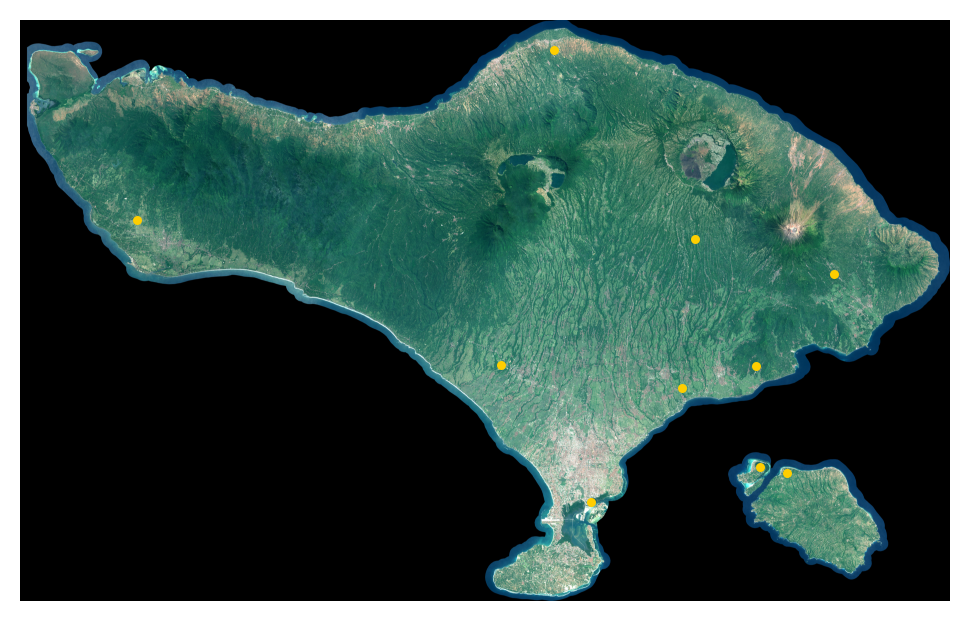
#> input picture assets/Known TPA Sites - Bali.png, 969 x 621 px, found by its file name; its folder holds only this picture in this run
$ jupyter execute --allow-errors change_detection_playground.ipynb
#> lines starting #> are read from the running program, lines starting #| are printed output that depends on the picture
[cell 1]
import os

from PIL import Image
import numpy as np
import matplotlib.pyplot as plt

beetle_img = []
img_dir = '/Users/ckruse/Downloads/assets'
for file in sorted(os.listdir(img_dir)):
    print(file)
    img = Image.open(os.path.join(img_dir, file)).convert('RGB')
    beetle_img.append(np.asarray(img))

[cell 2]
for image in beetle_img:
    plt.figure(dpi=150)
    plt.imshow(np.clip(image, 0, 255))
    plt.axis('off')
    plt.show()
#> this loop made 1 pass

[cell 3]
patch_before = beetle_img[0][500:600,1000:1100]
#> patch_before = empty array
#> (the rest of this cell did not finish here and is left out)

[cell 4]
# iterate through all the pixels in the second image.
# if the pixel is close to the same starting color and is close to the same ending color
# the pixel is now a 1. Otherwise, pixel is a zero

from tqdm import tqdm

start_img = np.copy(beetle_img[0][500:600,1000:1100])
#> start_img = empty array
#> (the rest of this cell did not finish here and is left out)

#> (a cell that did not finish here is left out)

#> (a cell that did not finish here is left out)

#> (a cell that did not finish here is left out)

[cell 8]
window_size = 10

masked = np.zeros_like(beetle_img[0])
#> masked: shape (621, 969, 3); every value is 0
#> (the rest of this cell did not finish here and is left out)

[cell 9]
window_size = 20
#> (the rest of this cell did not finish here and is left out)

[cell 10]
complete = np.copy(masked)
#> (the rest of this cell did not finish here and is left out)

[cell 11]
window_size = 3

#> (the rest of this cell did not finish here and is left out)

#> (a cell that did not finish here is left out)

[cell 13]
plt.imshow(beetle_img[0][:,:,2])
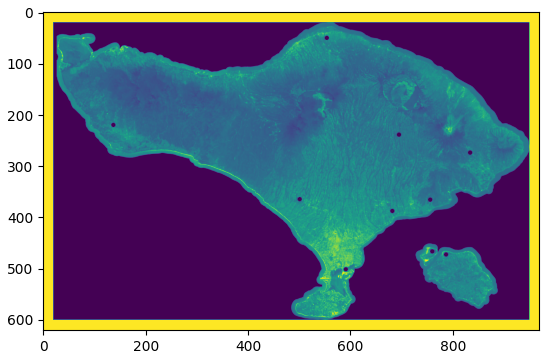
#> figure drawn by matplotlib, 1 panel


$ run again, on assets/bali_heatmap.jpg
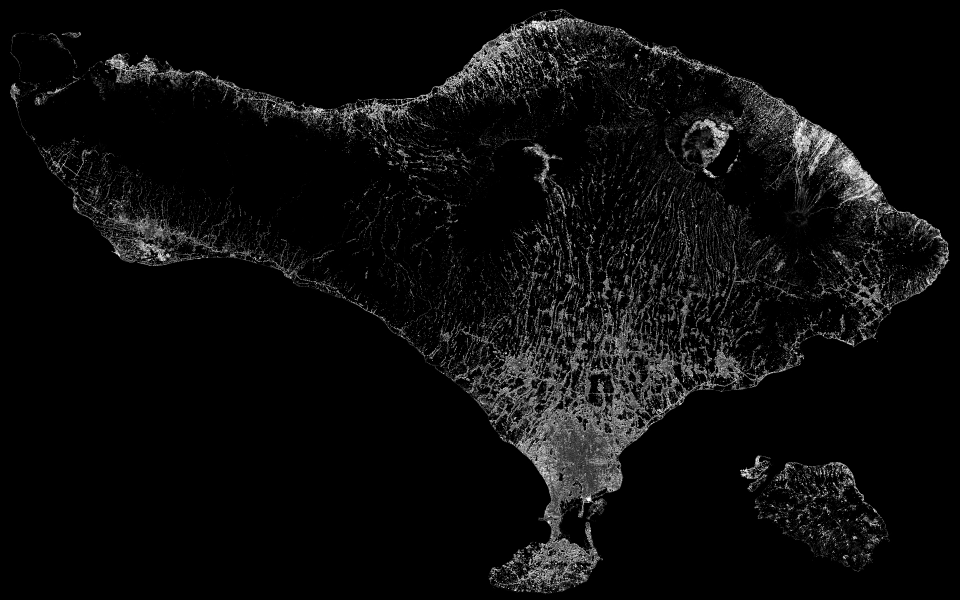
#> input picture assets/bali_heatmap.jpg, 1920 x 1200 px, found by its file name (shown at 1/2 size)
#> img is the input picture: PIL image 1920x1200 RGB; min 0, max 255, mean 12
#> the loop `for image in beetle_img:` made 1 pass
#> `patch_before = beetle_img[0][500:600,1000:1100]`:
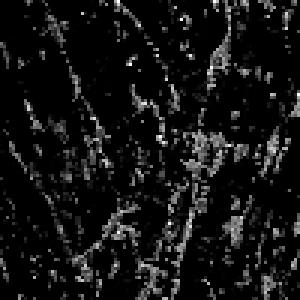
#> patch_before: shape (100, 100, 3) (shown 3 times larger); min 0, max 255, mean 19.7
#> masked: shape (1200, 1920, 3); every value is 0

$ run again, on assets/bali_known_tpa.png
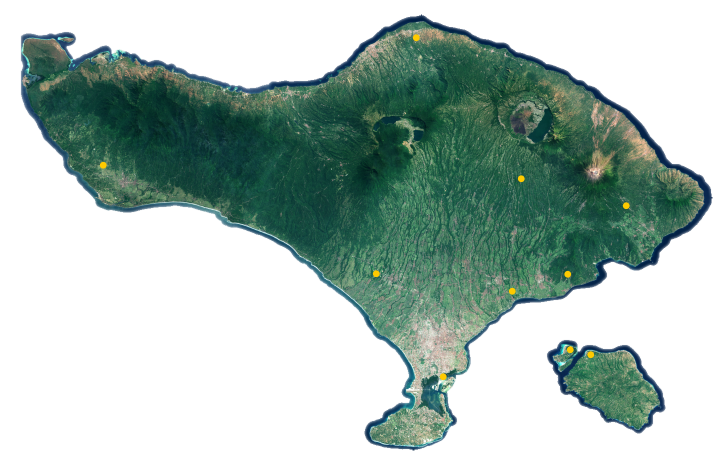
#> input picture assets/bali_known_tpa.png, 1455 x 931 px, found by its file name (shown at 1/2 size)
#> the loop `for image in beetle_img:` made 1 pass
#> `patch_before = beetle_img[0][500:600,1000:1100]`:
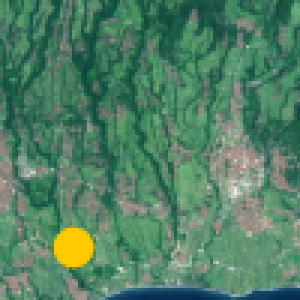
#> patch_before: shape (100, 100, 3) (shown 3 times larger); mean of channels 0, 1, 2 81.3, 128.1, 100.8; drawn as R, G, B
#> masked: shape (931, 1455, 3); every value is 0
#> `[cell 13] plt.imshow(beetle_img[0][:,:,2])`:
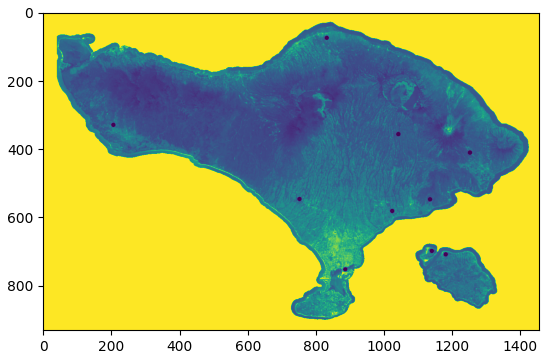
#> figure drawn by matplotlib, 1 panel

$ run again, on assets/Temesi 2019-2020 Preds Transparent.png
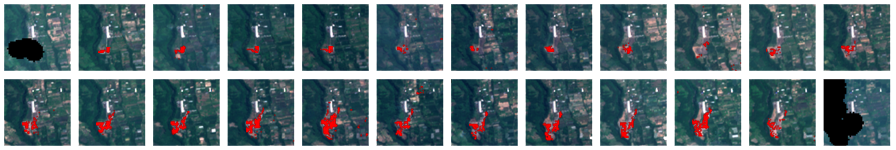
#> input picture assets/Temesi 2019-2020 Preds Transparent.png, 1791 x 300 px, found by its file name (shown at 1/2 size)
#> `img = Image.open(os.path.join(img_dir, file)).convert('RGB')`:
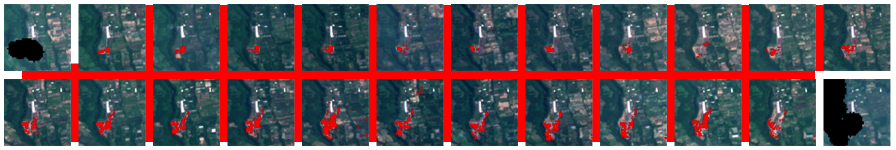
#> img: PIL image 1791x300 RGB (shown at 1/2 size); mean R, G, B 92.1, 81.8, 87.3
#> the loop `for image in beetle_img:` made 1 pass
#> patch_before = empty array
#> masked: shape (300, 1791, 3); every value is 0
#> `[cell 13] plt.imshow(beetle_img[0][:,:,2])`:
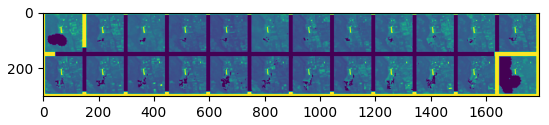
#> figure drawn by matplotlib, 1 panel
